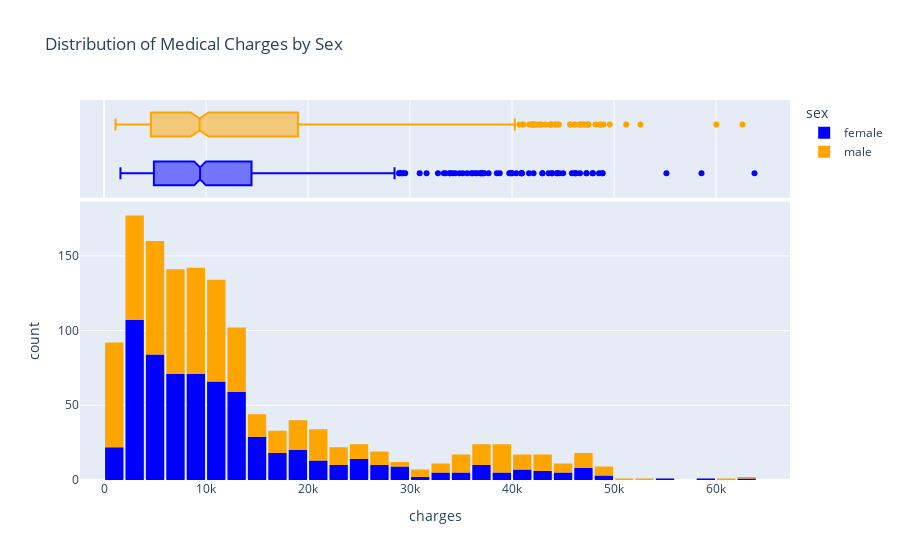

Notebook code for this chart:
### Markdown cell above
# Distribution of charges by sex

### Code cell
fig_sex = px.histogram(medical_df, 
                       x='charges', 
                       color='sex', 
                       marginal='box', 
                       color_discrete_sequence=['blue', 'orange'], 
                       title='Distribution of Medical Charges by Sex')
fig_sex.update_layout(bargap=0.1)
fig_sex.show()

### Figure 1 — Plotly figure (JSON) as saved in the notebook; plotly's stock layout.template omitted (floating-point values rounded to 4 significant figures; data arrays with more than 128 entries replaced by an {"elided": "..."} marker saying what was removed)
{"data": [{"bingroup": "x", "hovertemplate": "sex=female<br>charges=%{x}<br>count=%{y}<extra></extra>", "legendgroup": "female", "marker": {"color": "blue", "pattern": {"shape": ""}}, "name": "female", "orientation": "v", "showlegend": true, "type": "histogram", "x": {"elided": "662 float values"}, "xaxis": "x", "yaxis": "y"}, {"hovertemplate": "sex=female<br>charges=%{x}<extra></extra>", "legendgroup": "female", "marker": {"color": "blue"}, "name": "female", "notched": true, "showlegend": false, "type": "box", "x": {"elided": "662 float values"}, "xaxis": "x2", "yaxis": "y2"}, {"bingroup": "x", "hovertemplate": "sex=male<br>charges=%{x}<br>count=%{y}<extra></extra>", "legendgroup": "male", "marker": {"color": "orange", "pattern": {"shape": ""}}, "name": "male", "orientation": "v", "showlegend": true, "type": "histogram", "x": {"elided": "676 float values"}, "xaxis": "x", "yaxis": "y"}, {"hovertemplate": "sex=male<br>charges=%{x}<extra></extra>", "legendgroup": "male", "marker": {"color": "orange"}, "name": "male", "notched": true, "showlegend": false, "type": "box", "x": {"elided": "676 float values"}, "xaxis": "x2", "yaxis": "y2"}], "layout": {"bargap": 0.1, "barmode": "relative", "legend": {"title": {"text": "sex"}, "tracegroupgap": 0}, "title": {"text": "Distribution of Medical Charges by Sex"}, "xaxis": {"anchor": "y", "domain": [0, 1], "title": {"text": "charges"}}, "xaxis2": {"anchor": "y2", "domain": [0, 1], "matches": "x", "showgrid": true, "showticklabels": false}, "yaxis": {"anchor": "x", "domain": [0, 0.7326], "title": {"text": "count"}}, "yaxis2": {"anchor": "x2", "domain": [0.7426, 1], "matches": "y2", "showgrid": false, "showline": false, "showticklabels": false, "ticks": ""}}}
